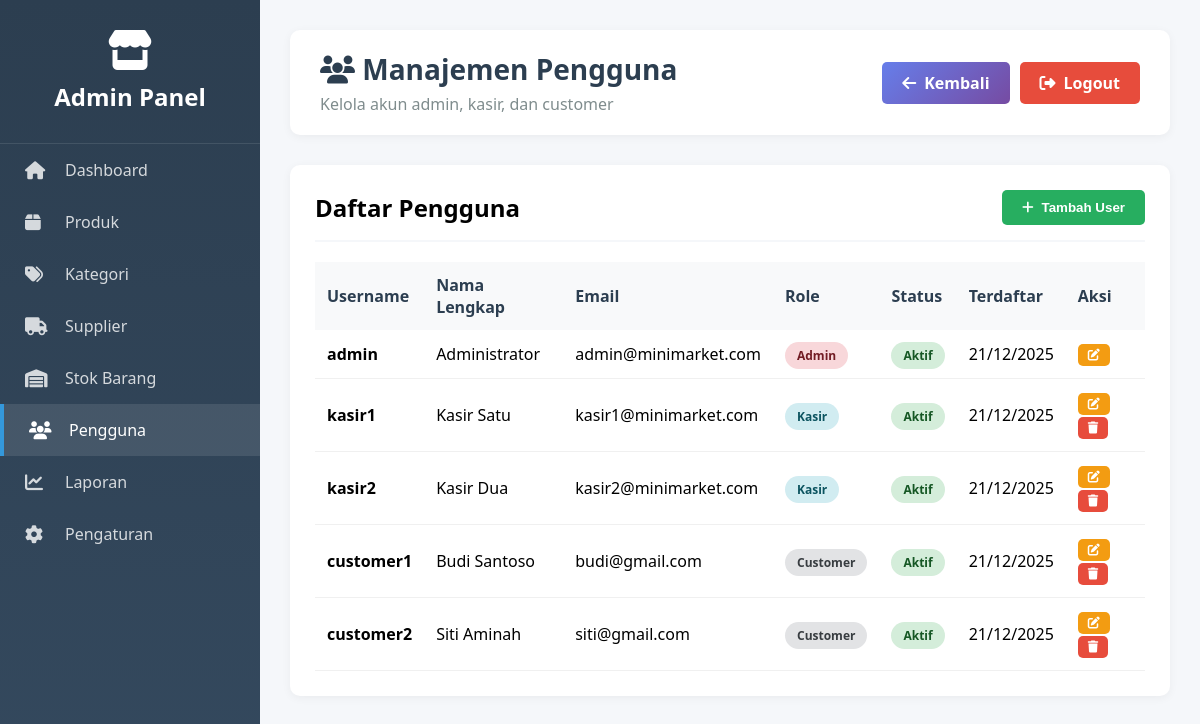
The page /admin/users.php (signed in) on the database its author committed.
### tables this page shows
CREATE TABLE `users` (
  `id` int(11) NOT NULL,
  `username` varchar(50) NOT NULL,
  `password` varchar(255) NOT NULL,
  `full_name` varchar(100) NOT NULL,
  `email` varchar(100) NOT NULL,
  `phone` varchar(20) DEFAULT NULL,
  `role` enum('admin','kasir','customer') NOT NULL,
  `address` text DEFAULT NULL,
  `photo` varchar(255) DEFAULT NULL,
  `status` enum('active','inactive') DEFAULT 'active',
  `created_at` timestamp NOT NULL DEFAULT current_timestamp(),
  `updated_at` timestamp NOT NULL DEFAULT current_timestamp() ON UPDATE current_timestamp()
);

### admin/users.php (the view, shortened to what this page needs)
<?php
require_once '../config.php';
$users = $conn->query("SELECT * FROM users ORDER BY created_at DESC");
require_once '../includes/admin_header.php';
?>
</head>
<body>
    <div class="wrapper">
        <div class="sidebar">
            <div class="sidebar-header">
                <i class="fas fa-store" style="font-size: 40px; margin-bottom: 10px;"></i>
                <h2>Admin Panel</h2>
            </div>
            <div class="sidebar-menu">
                <a href="index.php" class="menu-item"><i class="fas fa-home"></i><span>Dashboard</span></a>
                <a href="products.php" class="menu-item"><i class="fas fa-box"></i><span>Produk</span></a>
                <a href="categories.php" class="menu-item"><i class="fas fa-tags"></i><span>Kategori</span></a>
                <a href="suppliers.php" class="menu-item"><i class="fas fa-truck"></i><span>Supplier</span></a>
                <a href="stock.php" class="menu-item"><i class="fas fa-warehouse"></i><span>Stok Barang</span></a>
                <a href="users.php" class="menu-item active"><i class="fas fa-users"></i><span>Pengguna</span></a>
                <a href="reports.php" class="menu-item"><i class="fas fa-chart-line"></i><span>Laporan</span></a>
                <a href="settings.php" class="menu-item"><i class="fas fa-cog"></i><span>Pengaturan</span></a>
            </div>
        </div>
        <div class="main-content">
            <div class="top-bar">
                <div>
                    <h1 style="font-size: 28px; color: #2c3e50;"><i class="fas fa-users"></i> Manajemen Pengguna</h1>
                    <p style="color: #7f8c8d; margin-top: 5px;">Kelola akun admin, kasir, dan customer</p>
                </div>
                <div style="display: flex; gap: 10px;">
                    <a href="index.php" class="btn btn-primary"><i class="fas fa-arrow-left"></i> Kembali</a>
                    <a href="../logout.php" class="btn btn-danger"><i class="fas fa-sign-out-alt"></i> Logout</a>
                </div>
            </div>
            <div class="card">
                <div class="card-header">
                    <h2>Daftar Pengguna</h2>
                    <button class="btn btn-success" onclick="openModal()">
                        <i class="fas fa-plus"></i> Tambah User
                    </button>
                </div>
                <table>
                    <thead>
                        <tr>
                            <th>Username</th>
                            <th>Nama Lengkap</th>
                            <th>Email</th>
                            <th>Role</th>
                            <th>Status</th>
                            <th>Terdaftar</th>
                            <th>Aksi</th>
                        </tr>
                    </thead>
                    <tbody>
                        <?php while($user = $users->fetch_assoc()): ?>
                        <tr>
                            <td><strong><?php echo $user['username']; ?></strong></td>
                            <td><?php echo $user['full_name']; ?></td>
                            <td><?php echo $user['email']; ?></td>
                            <td>
                                <?php
                                $role_badges = [
                                    'admin' => 'badge-danger',
                                    'kasir' => 'badge-info',
                                    'customer' => 'badge-secondary'
                                ];
                                ?>
                                <span class="badge <?php echo $role_badges[$user['role']]; ?>">
                                    <?php echo ucfirst($user['role']); ?>
                                </span>
                            </td>
                            <td>
                                <?php if($user['status'] == 'active'): ?>
                                    <span class="badge badge-success">Aktif</span>
                                <?php else: ?>
                                    <span class="badge badge-danger">Nonaktif</span>
                                <?php endif; ?>
                            </td>
                            <td><?php echo date('d/m/Y', strtotime($user['created_at'])); ?></td>
                            <td>
                                <a href="?edit=<?php echo $user['id']; ?>" class="btn btn-warning" style="padding: 5px 10px; font-size: 12px;">
                                    <i class="fas fa-edit"></i>
                                </a>
                                <?php if($user['id'] != $_SESSION['user_id']): ?>
                                <a href="?delete=<?php echo $user['id']; ?>" class="btn btn-danger" style="padding: 5px 10px; font-size: 12px;" onclick="return confirm('Yakin ingin menghapus?')">
                                    <i class="fas fa-trash"></i>
                                </a>
                                <?php endif; ?>
                            </td>
                        </tr>
                        <?php endwhile; ?>
                    </tbody>
                </table>
            </div>
        </div>
    </div>
<?php require_once '../includes/admin_footer.php'; ?>

### admin/users.php (style rules this page uses)
* { margin: 0; padding: 0; box-sizing: border-box; }
body { font-family: 'Segoe UI', Tahoma, Geneva, Verdana, sans-serif; background: #f5f7fa; }
.wrapper { display: flex; min-height: 100vh; }
.sidebar { width: 260px; background: linear-gradient(180deg, #2c3e50 0%, #34495e 100%); color: white; position: fixed; height: 100vh; overflow-y: auto; }
.sidebar-header { padding: 30px 20px; text-align: center; border-bottom: 1px solid rgba(255,255,255,0.1); }
.menu-item { padding: 15px 25px; display: flex; align-items: center; color: rgba(255,255,255,0.8); text-decoration: none; transition: all 0.3s; }
.menu-item:hover, .menu-item.active { background: rgba(255,255,255,0.1); color: white; border-left: 4px solid #3498db; }
.menu-item i { margin-right: 15px; font-size: 18px; width: 25px; }
.main-content { margin-left: 260px; flex: 1; padding: 30px; }
.top-bar { background: white; padding: 20px 30px; border-radius: 10px; display: flex; justify-content: space-between; align-items: center; margin-bottom: 30px; box-shadow: 0 2px 10px rgba(0,0,0,0.05); }
.btn { padding: 10px 20px; border: none; border-radius: 5px; cursor: pointer; font-weight: 600; text-decoration: none; display: inline-flex; align-items: center; gap: 8px; transition: all 0.3s; }
.btn-primary { background: linear-gradient(135deg, #667eea 0%, #764ba2 100%); color: white; }
.btn-success { background: #27ae60; color: white; }
.btn-danger { background: #e74c3c; color: white; }
.btn-warning { background: #f39c12; color: white; }
.card { background: white; border-radius: 10px; padding: 25px; box-shadow: 0 2px 10px rgba(0,0,0,0.05); margin-bottom: 30px; }
.card-header { display: flex; justify-content: space-between; align-items: center; margin-bottom: 20px; padding-bottom: 15px; border-bottom: 2px solid #f5f7fa; }
table { width: 100%; border-collapse: collapse; }
th { background: #f8f9fa; padding: 12px; text-align: left; font-weight: 600; color: #2c3e50; }
td { padding: 12px; border-bottom: 1px solid #f0f0f0; }
.badge { padding: 5px 12px; border-radius: 20px; font-size: 12px; font-weight: 600; }
.badge-success { background: #d4edda; color: #155724; }
.badge-danger { background: #f8d7da; color: #721c24; }
.badge-info { background: #d1ecf1; color: #0c5460; }
.badge-secondary { background: #e2e3e5; color: #383d41; }

### rows shown on the page
users: username "admin", full_name "Administrator", email "admin@minimarket.com", role "Admin", status "Aktif", created_at "21/12/2025"
users: username "kasir1", full_name "Kasir Satu", email "kasir1@minimarket.com", role "Kasir", status "Aktif", created_at "21/12/2025"
users: username "kasir2", full_name "Kasir Dua", email "kasir2@minimarket.com", role "Kasir", status "Aktif", created_at "21/12/2025"
users: username "customer1", full_name "Budi Santoso", email "budi@gmail.com", role "Customer", status "Aktif", created_at "21/12/2025"
users: username "customer2", full_name "Siti Aminah", email "siti@gmail.com", role "Customer", status "Aktif", created_at "21/12/2025"
